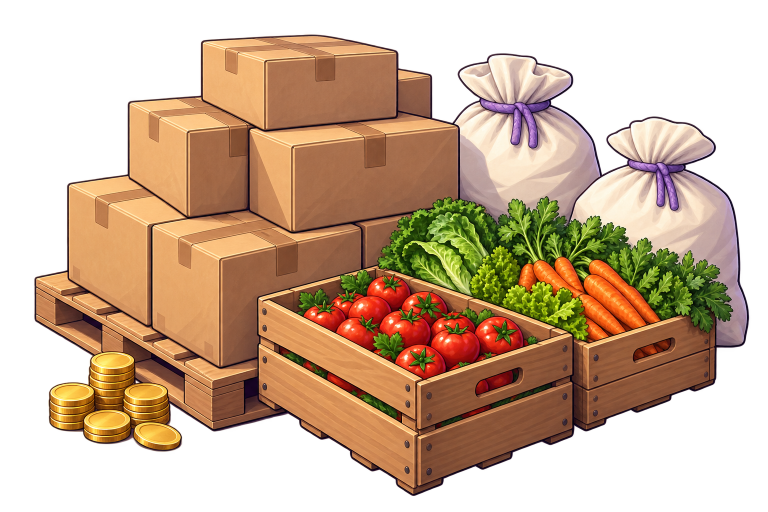
#> input picture art-source/editable/ART-30/generations/bulk_purchase_opportunity.png, 1536 x 1024 px (shown at 1/2 size)
$ python -i produce_art30.py   (imports and definitions only)
#> lines starting #> are read from the running program, lines starting #| are printed output that depends on the picture
#> further down, picture is the input picture: PIL image 1536x1024 RGBA; mean R, G, B, A 127.2, 92.7, 64.3, 149.4
"""ART-30 technical export/QA only; illustration pixels and alpha come from ImageGen.

No repainting, segmentation, alpha cleanup, recoloring, scene integration or gameplay edits.
"""
from pathlib import Path
import argparse
import hashlib
import json
import subprocess
import sys
import uuid
from PIL import Image, ImageCms, ImageDraw, ImageOps

ROOT = Path(__file__).resolve().parents[3]
TID = 'ART-30'
BASE = '11d6b7a8924810a0374f3a6c6e8b0e509881300b'
PROMPTS = 'docs/art/prompts/ART-30.json'
PREVIEWS = 'art-source/previews/ART-30'
SOURCE = 'art-source/editable/ART-30/produce_art30.py'


def read(p):
    return json.loads((ROOT / p).read_text(encoding='utf-8'))


# [4 lines left out: function write, not called in this run]


def sha(p):
    return hashlib.sha256((ROOT / p).read_bytes()).hexdigest()


# [27 lines left out: functions run, prerequisites, not called in this run]


def alpha_metrics(im):
    a = im.getchannel('A')
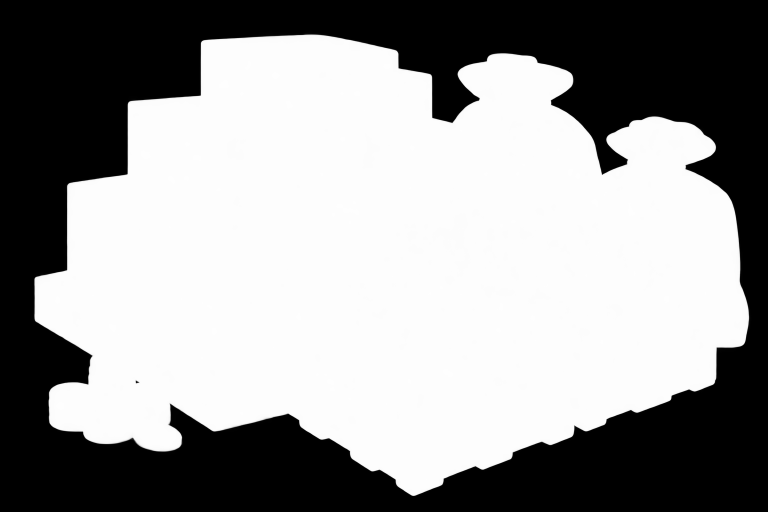
#> a: PIL image 1536x1024 L (shown at 1/2 size); min 0, max 254, mean 149.4
    hist = a.histogram()
#> hist = 256 values, max 850411 at index 253, min 0 at index 255, mean 6144
    edge = max(a.crop((0, 0, im.width, 1)).getextrema()[1], a.crop((0, im.height-1, im.width, im.height)).getextrema()[1], a.crop((0, 0, 1, im.height)).getextrema()[1], a.crop((im.width-1, 0, im.width, im.height)).getextrema()[1])
#> edge = 0
    return {'alpha_extrema': list(a.getextrema()), 'alpha_bbox_ltrb_px': list(a.getbbox()), 'visible_bbox_alpha128_ltrb_px': list(a.point(lambda x: 255 if x >= 128 else 0).getbbox()), 'transparent_fraction': hist[0] / (im.width*im.height), 'opaque_fraction': hist[255] / (im.width*im.height), 'outer_edge_alpha_max': edge}


# [99 lines left out: functions ensure_meta, export, previews, validate, not called in this run]


# [5 lines not run here, left out]

>>> from PIL import Image
>>> picture = Image.open('generations/bulk_purchase_opportunity.png')
>>> result = alpha_metrics(picture)
#> result = {'alpha_extrema': [0, 254], 'alpha_bbox_ltrb_px': [63, 28, 1504, 1006], 'visible_bbox_alpha128_ltrb_px': [69, 69, 1498, 992], 'transparent_fraction': 0.398, 'opaque_fraction': 0, 'outer_edge_alpha_max': 0}
